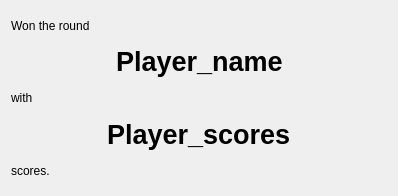
<?xml version="1.0" encoding="UTF-8"?>
<ui version="4.0">
 <class>EndRoundWidgetUi</class>
 <widget class="QWidget" name="EndRoundWidgetUi">
  <property name="geometry">
   <rect>
    <x>0</x>
    <y>0</y>
    <width>398</width>
    <height>196</height>
   </rect>
  </property>
  <property name="windowTitle">
   <string>Form</string>
  </property>
  <layout class="QGridLayout" name="gridLayout">
   <item row="0" column="0">
    <layout class="QVBoxLayout" name="verticalLayout">
     <item>
      <layout class="QHBoxLayout" name="horizontalLayout">
       <item>
        <widget class="QLabel" name="label">
         <property name="text">
          <string>Won the round</string>
         </property>
        </widget>
       </item>
       <item>
        <spacer name="horizontalSpacer">
         <property name="orientation">
          <enum>Qt::Horizontal</enum>
         </property>
         <property name="sizeHint" stdset="0">
          <size>
           <width>40</width>
           <height>20</height>
          </size>
         </property>
        </spacer>
       </item>
      </layout>
     </item>
     <item>
      <layout class="QHBoxLayout" name="horizontalLayout_2">
       <item>
        <spacer name="horizontalSpacer_2">
         <property name="orientation">
          <enum>Qt::Horizontal</enum>
         </property>
         <property name="sizeHint" stdset="0">
          <size>
           <width>40</width>
           <height>20</height>
          </size>
         </property>
        </spacer>
       </item>
       <item>
        <widget class="QLabel" name="wonRoundNameLabel">
         <property name="font">
          <font>
           <pointsize>20</pointsize>
           <weight>75</weight>
           <bold>true</bold>
          </font>
         </property>
         <property name="text">
          <string>Player_name</string>
         </property>
        </widget>
       </item>
       <item>
        <spacer name="horizontalSpacer_3">
         <property name="orientation">
          <enum>Qt::Horizontal</enum>
         </property>
         <property name="sizeHint" stdset="0">
          <size>
           <width>40</width>
           <height>20</height>
          </size>
         </property>
        </spacer>
       </item>
      </layout>
     </item>
     <item>
      <layout class="QHBoxLayout" name="horizontalLayout_3">
       <item>
        <widget class="QLabel" name="label_3">
         <property name="text">
          <string>with</string>
         </property>
        </widget>
       </item>
       <item>
        <spacer name="horizontalSpacer_4">
         <property name="orientation">
          <enum>Qt::Horizontal</enum>
         </property>
         <property name="sizeHint" stdset="0">
          <size>
           <width>40</width>
           <height>20</height>
          </size>
         </property>
        </spacer>
       </item>
      </layout>
     </item>
     <item>
      <layout class="QHBoxLayout" name="horizontalLayout_4">
       <item>
        <spacer name="horizontalSpacer_5">
         <property name="orientation">
          <enum>Qt::Horizontal</enum>
         </property>
         <property name="sizeHint" stdset="0">
          <size>
           <width>40</width>
           <height>20</height>
          </size>
         </property>
        </spacer>
       </item>
       <item>
        <widget class="QLabel" name="wonRoundScoresLabel">
         <property name="font">
          <font>
           <pointsize>20</pointsize>
           <weight>75</weight>
           <bold>true</bold>
          </font>
         </property>
         <property name="text">
          <string>Player_scores</string>
         </property>
        </widget>
       </item>
       <item>
        <spacer name="horizontalSpacer_6">
         <property name="orientation">
          <enum>Qt::Horizontal</enum>
         </property>
         <property name="sizeHint" stdset="0">
          <size>
           <width>40</width>
           <height>20</height>
          </size>
         </property>
        </spacer>
       </item>
      </layout>
     </item>
     <item>
      <layout class="QHBoxLayout" name="horizontalLayout_5">
       <item>
        <widget class="QLabel" name="label_5">
         <property name="text">
          <string>scores.</string>
         </property>
        </widget>
       </item>
       <item>
        <spacer name="horizontalSpacer_7">
         <property name="orientation">
          <enum>Qt::Horizontal</enum>
         </property>
         <property name="sizeHint" stdset="0">
          <size>
           <width>40</width>
           <height>20</height>
          </size>
         </property>
        </spacer>
       </item>
      </layout>
     </item>
    </layout>
   </item>
  </layout>
 </widget>
 <resources/>
 <connections/>
</ui>
